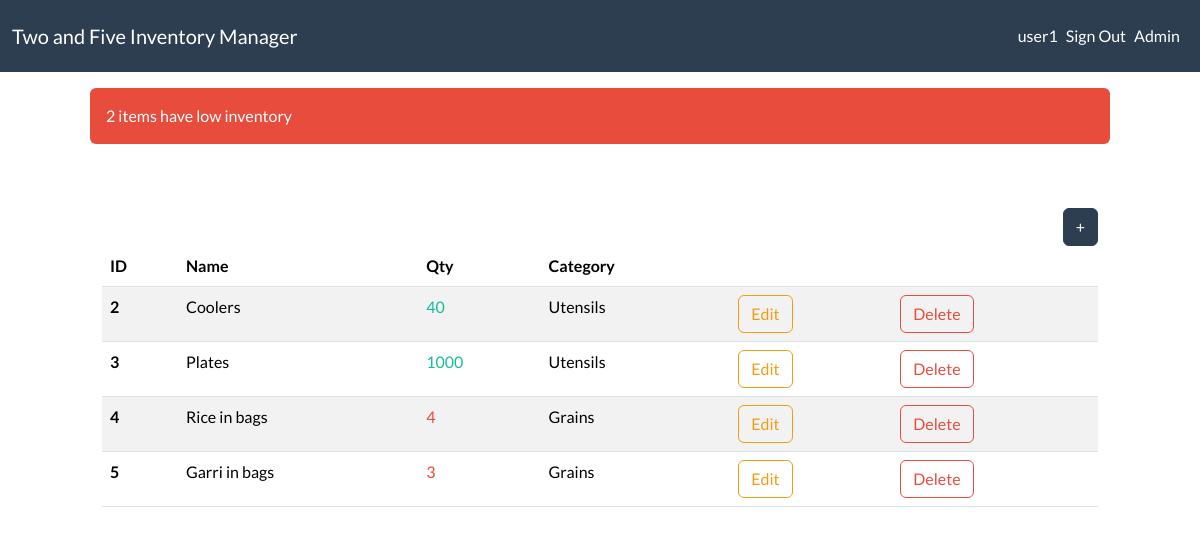
The app's page /dashboard/ (signed in) with its own data.
### inventory/models.py (models this page shows, shortened)
class InventoryItem(models.Model):
    name = models.CharField(max_length=200)
    quantity = models.IntegerField()
    category = models.ForeignKey(
        "Category", on_delete=models.SET_NULL, blank=True, null=True
    )
    date_created = models.DateTimeField(auto_now_add=True)
    user = models.ForeignKey(User, on_delete=models.CASCADE)

class Category(models.Model):
    name = models.CharField(max_length=200)
    class Meta:
        verbose_name_plural = "categories"

### inventory/views.py (the view)
# urls.py: path("dashboard/", Dashboard.as_view(), name="dashboard"),
class Dashboard(LoginRequiredMixin, View):
    def get(self, request):
        items = InventoryItem.objects.filter(user=self.request.user.id).order_by(
            "id"
        )  # gets all the items for this user and orders them by the id.
        low_inventory = InventoryItem.objects.filter(
            user=self.request.user.id, quantity__lte=LOW_QUANTITY
        )
        if low_inventory.count() > 0:
            if low_inventory.count() > 1:
                messages.error(
                    request, f"{low_inventory.count()} items have low inventory"
                )
            else:
                messages.error(
                    request, f"{low_inventory.count()} item has low inventory"
                )
        low_inventory_ids = InventoryItem.objects.filter(
            user=self.request.user.id, quantity__lte=LOW_QUANTITY
        ).values_list("id", flat=True)
        return render(
            request,
            "inventory/dashboard.html",
            {"items": items, "low_inventory_ids": low_inventory_ids},
        )

### inventory/templates/inventory/dashboard.html (shortened to what this page needs)
{% extends "inventory/base.html" %}
{% block content %}
{% if messages %}
<div class="row mt-3">
    {% for message in messages %}
    {% if message.tags == 'error' %}
    <div class="col-md-10 col-12 mx-auto alert alert-danger">
        {{ message }}
    </div>
    {% else %}
    <div class="col-md-10 col-12 mx-auto alert alert-success">
        {{ message }}
    </div>
    {% endif %}
    {% endfor %}
</div>
{% endif %}
<div class="row">
    <div class="col-md-10 col-12 mx-auto mt-5">
        <div class="d-flex justify-content-end">
            <a href="{% url 'add-item' %}" class="btn btn-primary">+</a>
        </div>
        <table class="table table-hover table-striped">
            <thead>
                <tr>
                    <th scope="col">ID</th>
                    <th scope="col">Name</th>
                    <th scope="col">Qty</th>
                    <th scope="col">Category</th>
                    <th scope="col"></th>
                    <th scope="col"></th>
                </tr>
            </thead>
            <tbody>
                {% for item in items %}
                <tr>
                    <th scope="row">{{ item.id }}</th>
                    <td>{{ item.name }}</td>
                    {% if item.id in low_inventory_ids %}
                    <td class="text-danger">{{ item.quantity }}</td>
                    {% else %}
                    <td class="text-success">{{ item.quantity }}</td>
                    {% endif %}
                    <td>{{ item.category.name }}</td>
                    <td>
                        <a href="{% url 'edit-item' item.id %}" class="btn btn-outline-warning">Edit</a>
                    </td>
                    <td>
                        <a href="{% url 'delete-item' item.id %}" class="btn btn-outline-danger">Delete</a>
                    </td>
                </tr>
                {% endfor %}
            </tbody>
        </table>
    </div>
</div>
{% endblock content %}

### inventory/templates/inventory/navigation.html (shortened to what this page needs)
<nav class="navbar sticky-top navbar-expand-lg bg-primary" data-bs-theme="dark">
    <div class="container-fluid text-wrap">
        <a class="navbar-brand text-wrap" href="{% url 'index' %}">
            Two and Five Inventory Manager
        </a>
        <div class="collapse navbar-collapse justify-content-end" id="navbarNav">
            <ul class="navbar-nav">
                {% if user.is_authenticated %}
                <li class="nav-item">
                    <a class="nav-link" href="#">{{ user.username }}</a>
                </li>
                <li class="nav-item">
                    <form method="post" action="{% url 'logout' %}">
                        <button type="submit" class="nav-link btn btn-link py-2"
                            style="padding: 0; border: none; background: none;">Sign Out</button>
                    </form>
                </li>
                {% endif %}
                <li class="nav-item">
                    <a class="nav-link" href="{% url 'admin:index' %}">Admin</a>
                </li>
            </ul>
        </div>
    </div>
</nav>

### records on screen
InventoryItem: id "2", name "Coolers", quantity "40", category.name "Utensils"
InventoryItem: id "3", name "Plates", quantity "1000", category.name "Utensils"
InventoryItem: id "4", name "Rice in bags", quantity "4", category.name "Grains"
InventoryItem: id "5", name "Garri in bags", quantity "3", category.name "Grains"

### other values on screen
{{ user.username }} "user1"
{{ message }} "2 items have low inventory"
